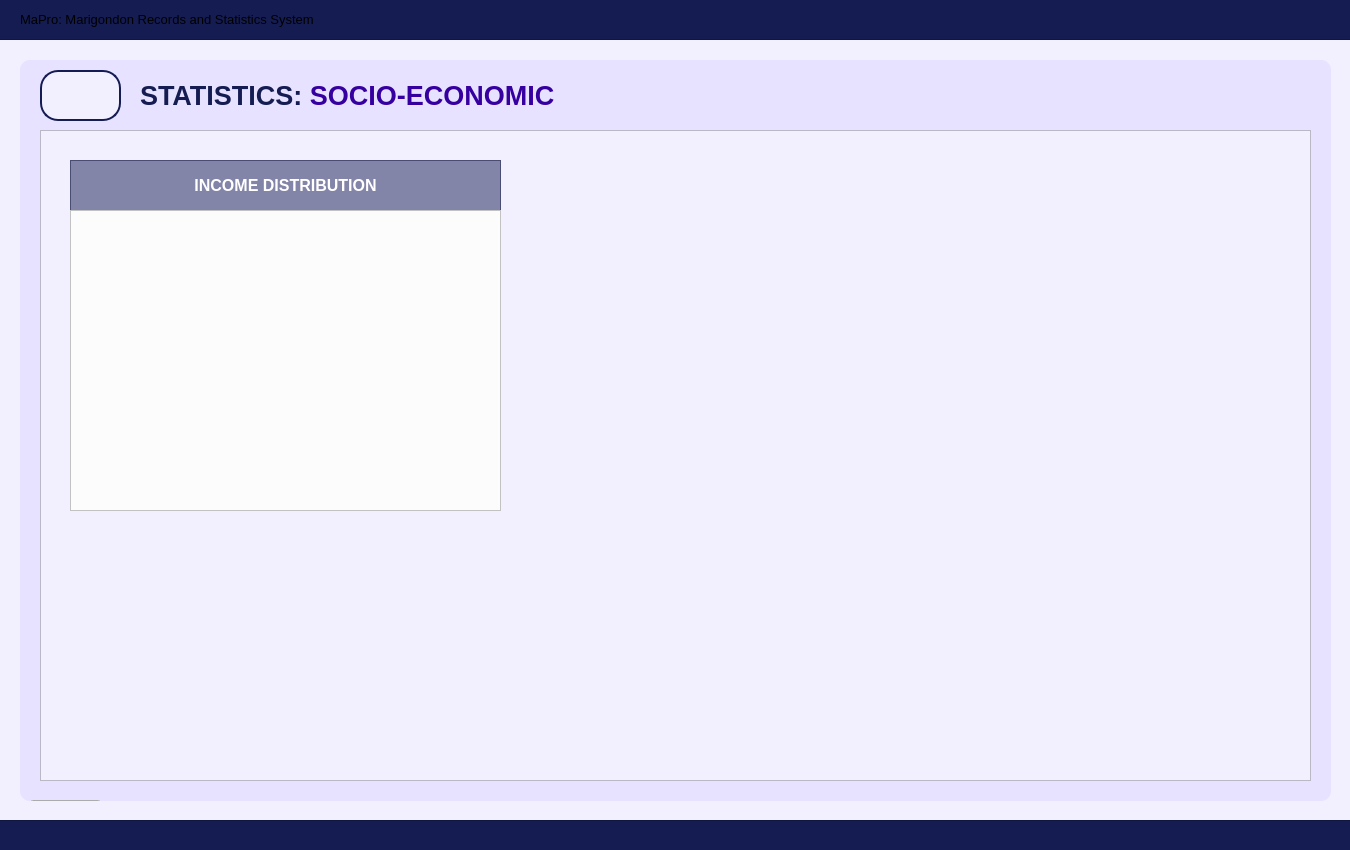
<?xml version="1.0" encoding="UTF-8"?>
<ui version="4.0">
 <class>User_dashboardWidget</class>
 <widget class="QWidget" name="User_dashboardWidget">
  <property name="geometry">
   <rect>
    <x>0</x>
    <y>0</y>
    <width>1350</width>
    <height>850</height>
   </rect>
  </property>
  <property name="sizePolicy">
   <sizepolicy hsizetype="Fixed" vsizetype="Fixed">
    <horstretch>0</horstretch>
    <verstretch>0</verstretch>
   </sizepolicy>
  </property>
  <property name="maximumSize">
   <size>
    <width>1350</width>
    <height>850</height>
   </size>
  </property>
  <property name="windowTitle">
   <string>Form</string>
  </property>
  <property name="styleSheet">
   <string notr="true">#User_dashboardWidget{
	background-color: #f2efff;
}</string>
  </property>
  <widget class="QFrame" name="border_blueLines1">
   <property name="geometry">
    <rect>
     <x>-10</x>
     <y>-1</y>
     <width>1371</width>
     <height>41</height>
    </rect>
   </property>
   <property name="styleSheet">
    <string notr="true">#border_blueLines1{
	background-color: #141c52;
}
</string>
   </property>
   <property name="frameShape">
    <enum>QFrame::Shape::StyledPanel</enum>
   </property>
   <property name="frameShadow">
    <enum>QFrame::Shadow::Raised</enum>
   </property>
   <widget class="QLabel" name="title_bodyDashboardSystemTitle">
    <property name="geometry">
     <rect>
      <x>30</x>
      <y>0</y>
      <width>1301</width>
      <height>41</height>
     </rect>
    </property>
    <property name="font">
     <font>
      <family>Arial</family>
      <pointsize>10</pointsize>
      <bold>false</bold>
     </font>
    </property>
    <property name="styleSheet">
     <string notr="true">#title_bodyDashboardSystemTitle {
	background-color: transparent;
	color: #white;
}
</string>
    </property>
    <property name="text">
     <string>MaPro: Marigondon Records and Statistics System</string>
    </property>
    <property name="alignment">
     <set>Qt::AlignmentFlag::AlignLeading|Qt::AlignmentFlag::AlignLeft|Qt::AlignmentFlag::AlignVCenter</set>
    </property>
   </widget>
  </widget>
  <widget class="QFrame" name="border_blueLines2">
   <property name="geometry">
    <rect>
     <x>-10</x>
     <y>820</y>
     <width>1381</width>
     <height>31</height>
    </rect>
   </property>
   <property name="styleSheet">
    <string notr="true">#border_blueLines2{
	background-color: #141c52;
}
</string>
   </property>
   <property name="frameShape">
    <enum>QFrame::Shape::StyledPanel</enum>
   </property>
   <property name="frameShadow">
    <enum>QFrame::Shadow::Raised</enum>
   </property>
  </widget>
  <widget class="QFrame" name="baseBodyFrame">
   <property name="geometry">
    <rect>
     <x>20</x>
     <y>60</y>
     <width>1311</width>
     <height>741</height>
    </rect>
   </property>
   <property name="styleSheet">
    <string notr="true">#baseBodyFrame {
	background-color: #e7e2ff;
	border: none;
	border-radius: 10px;
}</string>
   </property>
   <property name="frameShape">
    <enum>QFrame::Shape::StyledPanel</enum>
   </property>
   <property name="frameShadow">
    <enum>QFrame::Shadow::Raised</enum>
   </property>
   <widget class="QPushButton" name="logout_buttonLogout_3">
    <property name="geometry">
     <rect>
      <x>10</x>
      <y>740</y>
      <width>71</width>
      <height>31</height>
     </rect>
    </property>
    <property name="font">
     <font>
      <family>Arial</family>
      <pointsize>8</pointsize>
      <bold>true</bold>
     </font>
    </property>
    <property name="cursor">
     <cursorShape>PointingHandCursor</cursorShape>
    </property>
    <property name="styleSheet">
     <string notr="true">#logout_buttonLogout {
    background-color: #bc1c1c;
    color: white;
    border-radius: 5px;
    padding: 10px; /* Optional: Adjusts spacing inside the button */
}
#logout_buttonLogout:hover {
    background-color: #d82020; /* Slightly lighter blue when hovered */
}
#logout_buttonLogout:pressed {
    background-color: #8c1515; /* Darker blue when clicked */
}</string>
    </property>
    <property name="text">
     <string>LOGOUT</string>
    </property>
   </widget>
   <widget class="QLabel" name="title_bodyStatistics">
    <property name="geometry">
     <rect>
      <x>120</x>
      <y>20</y>
      <width>471</width>
      <height>31</height>
     </rect>
    </property>
    <property name="font">
     <font>
      <family>Arial</family>
      <pointsize>20</pointsize>
      <bold>true</bold>
     </font>
    </property>
    <property name="styleSheet">
     <string notr="true">#title_bodyStatistics {
	background-color: transparent;
	color: #141c52;
}
</string>
    </property>
    <property name="text">
     <string>&lt;html&gt;&lt;head/&gt;&lt;body&gt;&lt;p&gt;STATISTICS: &lt;span style=&quot; color:#3600a1;&quot;&gt;SOCIO-ECONOMIC&lt;/span&gt;&lt;/p&gt;&lt;/body&gt;&lt;/html&gt;</string>
    </property>
   </widget>
   <widget class="QFrame" name="statistics_frameBody">
    <property name="geometry">
     <rect>
      <x>20</x>
      <y>70</y>
      <width>1271</width>
      <height>651</height>
     </rect>
    </property>
    <property name="styleSheet">
     <string notr="true">#statistics_frameBody{
	background-color: #f2efff;
}</string>
    </property>
    <property name="frameShape">
     <enum>QFrame::Shape::StyledPanel</enum>
    </property>
    <property name="frameShadow">
     <enum>QFrame::Shadow::Raised</enum>
    </property>
    <widget class="QFrame" name="table_titleFrameStatistics">
     <property name="geometry">
      <rect>
       <x>30</x>
       <y>30</y>
       <width>431</width>
       <height>51</height>
      </rect>
     </property>
     <property name="styleSheet">
      <string notr="true">#table_titleFrameStatistics{
	background-color: rgba(20, 28, 82, 128)
}
</string>
     </property>
     <property name="frameShape">
      <enum>QFrame::Shape::StyledPanel</enum>
     </property>
     <property name="frameShadow">
      <enum>QFrame::Shadow::Raised</enum>
     </property>
     <widget class="QLabel" name="statistics_labelNote">
      <property name="geometry">
       <rect>
        <x>0</x>
        <y>0</y>
        <width>431</width>
        <height>51</height>
       </rect>
      </property>
      <property name="font">
       <font>
        <family>Arial</family>
        <pointsize>12</pointsize>
        <bold>true</bold>
       </font>
      </property>
      <property name="styleSheet">
       <string notr="true">#statistics_labelNote {
	background-color: transparent;
	color: #FFFFFF;
}
</string>
      </property>
      <property name="text">
       <string>INCOME DISTRIBUTION</string>
      </property>
      <property name="alignment">
       <set>Qt::AlignmentFlag::AlignCenter</set>
      </property>
     </widget>
    </widget>
    <widget class="QFrame" name="demo_framePopulationOverview">
     <property name="geometry">
      <rect>
       <x>30</x>
       <y>80</y>
       <width>431</width>
       <height>301</height>
      </rect>
     </property>
     <property name="styleSheet">
      <string notr="true">#demo_framePopulationOverview{
	background-color: #fcfcfc;
}</string>
     </property>
     <property name="frameShape">
      <enum>QFrame::Shape::StyledPanel</enum>
     </property>
     <property name="frameShadow">
      <enum>QFrame::Shadow::Raised</enum>
     </property>
    </widget>
   </widget>
   <widget class="QToolButton" name="btn_returnToStatisticsPage">
    <property name="geometry">
     <rect>
      <x>20</x>
      <y>10</y>
      <width>81</width>
      <height>51</height>
     </rect>
    </property>
    <property name="styleSheet">
     <string notr="true">#btn_returnToStatisticsPage {
    background-color: #f2efff;
    color: #141c52;
	border: 2px solid #141c52; 
	border-radius: 18px;
	text-align: left;
    padding: 10px; /* Optional: Adjusts spacing inside the button */
}
#btn_returnToStatisticsPage:hover {
    background-color: #fdfdff; /* Slightly lighter blue when hovered */
}
#btn_returnToStatisticsPage:pressed {
    background-color: #e7e5f4; /* Darker blue when clicked */
}

</string>
    </property>
    <property name="text">
     <string/>
    </property>
    <property name="icon">
     <iconset>
      <normaloff>../../../Assets/FuncIcons/img_return.png</normaloff>../../../Assets/FuncIcons/img_return.png</iconset>
    </property>
    <property name="iconSize">
     <size>
      <width>25</width>
      <height>25</height>
     </size>
    </property>
   </widget>
  </widget>
 </widget>
 <resources/>
 <connections/>
</ui>
